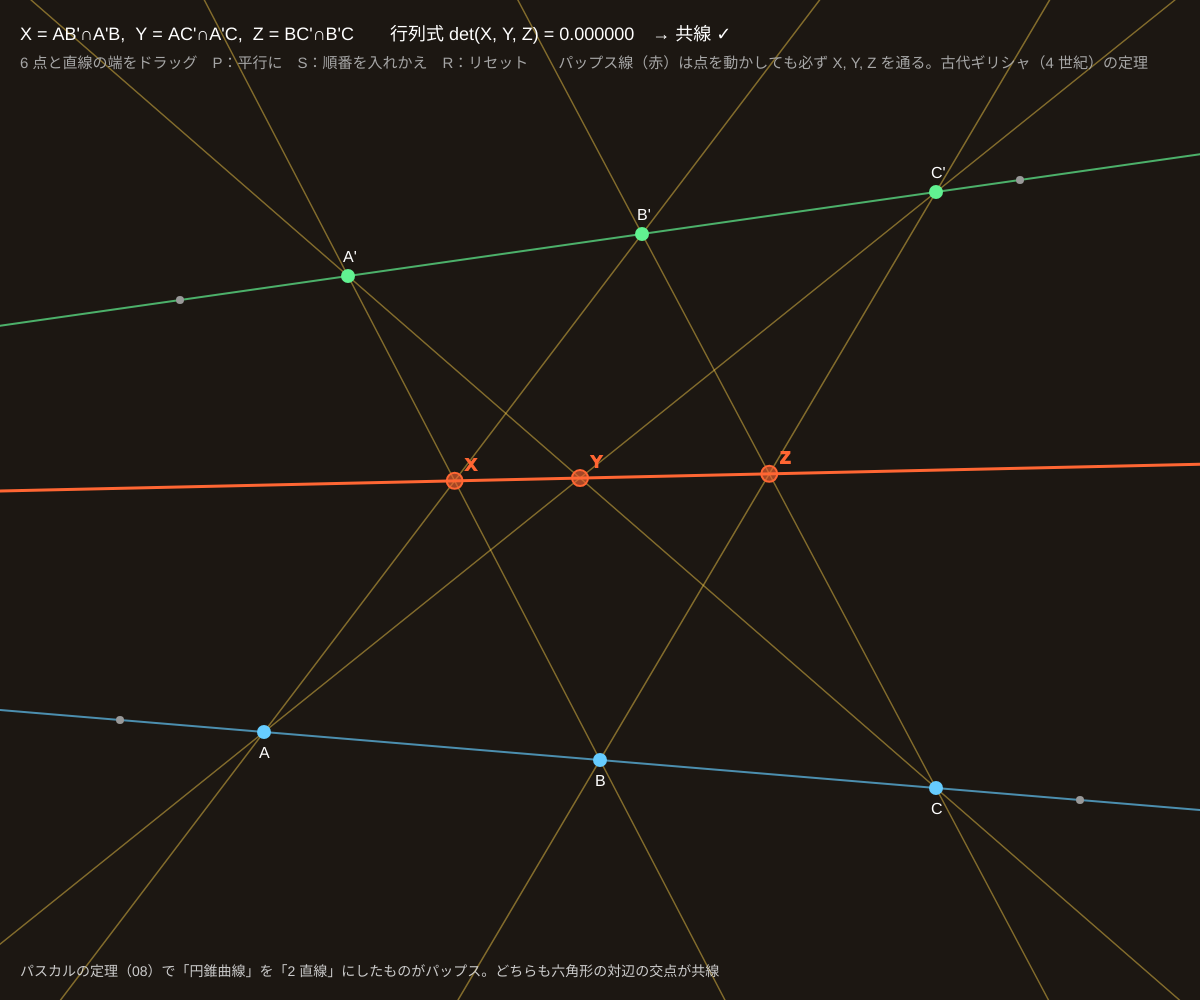
Frame 1 (no input)
Frame 60 (no input): identical to frame 1, image omitted
Frame 120 (the mouse pressed at the canvas centre since frame 60): identical to frame 1, image omitted

The p5.js sketch that drew this single still picture (run headless with seeded random() and noise() and a simulated clock; from frame 60 on, the mouse is pressed at the canvas centre):

// p5.js sketch
// ── sketch.js
// ============================================
// 07 パップスの定理
// 直線 l 上の 3 点 A, B, C と直線 m 上の 3 点 A', B', C'。交差結合の 3 交点
//   X = AB'∩A'B,  Y = AC'∩A'C,  Z = BC'∩B'C  は必ず 1 直線（パップス線）の上にある
//   l と m が平行でも、交点が無限遠に飛んでも成り立つ（同次座標なら何も特別扱いしなくてよい）
// 6 点と直線の端をドラッグ / P = m を l と平行に / S = 点の順番を入れかえる / R = リセット
// ============================================

let la, lb, ma, mb;             // 直線 l, m の端
let tl = [0.15, 0.5, 0.85];     // ★ l 上の A, B, C の位置（0〜1）
let tm = [0.2, 0.55, 0.9];      // ★ m 上の A', B', C' の位置
let handles = [], dragging = -1;

function setup() {
  createCanvas(windowWidth, windowHeight);
  colorMode(HSB, 360, 100, 100, 100);
  resetAll();
}
function resetAll() {
  la = { x: width * 0.1, y: height * 0.72 }; lb = { x: width * 0.9, y: height * 0.8 };
  ma = { x: width * 0.15, y: height * 0.3 }; mb = { x: width * 0.85, y: height * 0.18 };
  tl = [0.15, 0.5, 0.85]; tm = [0.2, 0.55, 0.9];
}
function on(a, b, t) { return { x: a.x + (b.x - a.x) * t, y: a.y + (b.y - a.y) * t }; }
function paramOf(a, b, mx, my) { let vx = b.x - a.x, vy = b.y - a.y, L2 = vx * vx + vy * vy || 1; return constrain(((mx - a.x) * vx + (my - a.y) * vy) / L2, -0.3, 1.3); }

function draw() {
  background(30, 35, 11);
  if (dragging >= 0) {
    if (dragging < 3) tl[dragging] = paramOf(la, lb, mouseX, mouseY);
    else if (dragging < 6) tm[dragging - 3] = paramOf(ma, mb, mouseX, mouseY);
    else { let h = [la, lb, ma, mb][dragging - 6]; h.x = mouseX; h.y = mouseY; }
  }
  let P = tl.map((t) => on(la, lb, t)), Q = tm.map((t) => on(ma, mb, t));
  // 交差結合
  let X = hCross(lineThrough(P[0], Q[1]), lineThrough(Q[0], P[1]));
  let Y = hCross(lineThrough(P[0], Q[2]), lineThrough(Q[0], P[2]));
  let Z = hCross(lineThrough(P[1], Q[2]), lineThrough(Q[1], P[2]));
  let pappus = hCross(X, Y);
  let det = hDet(hUnit(X), hUnit(Y), hUnit(Z));
  let lm = hCross(lineThrough(la, lb), lineThrough(ma, mb));

  // 直線 l, m
  stroke(200, 60, 95, 70); strokeWeight(2); drawHLine(lineThrough(la, lb));
  stroke(140, 60, 95, 70); drawHLine(lineThrough(ma, mb));
  // 結合線（6 本）
  stroke(45, 70, 100, 45); strokeWeight(1.5);
  for (let [i, j] of [[0, 1], [1, 0], [0, 2], [2, 0], [1, 2], [2, 1]]) drawHLine(lineThrough(P[i], Q[j]));
  // パップス線
  stroke(15, 80, 100); strokeWeight(3); drawHLine(pappus);
  // 点
  noStroke(); textSize(16);
  let nm = ['A', 'B', 'C'];
  for (let i = 0; i < 3; i++) {
    fill(200, 60, 100); circle(P[i].x, P[i].y, 14); fill(0, 0, 100); text(nm[i], P[i].x - 5, P[i].y + 26);
    fill(140, 60, 95); circle(Q[i].x, Q[i].y, 14); fill(0, 0, 100); text(nm[i] + "'", Q[i].x - 5, Q[i].y - 14);
  }
  fill(0, 0, 60); for (let h of [la, lb, ma, mb]) circle(h.x, h.y, 8);
  stroke(15, 80, 100); strokeWeight(2); fill(15, 80, 100, 60);
  drawHPoint(X, 16, 'X'); drawHPoint(Y, 16, 'Y'); drawHPoint(Z, 16, 'Z');
  // l と m の交点（参考）
  noStroke(); fill(0, 0, 100, 50); stroke(0, 0, 100, 50); strokeWeight(1); drawHPoint(lm, 10, 'l∩m');

  noStroke(); fill(0, 0, 100); textSize(18);
  text('X = AB\'∩A\'B,  Y = AC\'∩A\'C,  Z = BC\'∩B\'C　　行列式 det(X, Y, Z) = ' + nf(det, 1, 6) + '　→ ' + (Math.abs(det) < 1e-4 ? '共線 ✓' : '…') + (isFar(lm) ? '　（l ∥ m）' : ''), 20, 40);
  fill(0, 0, 65); textSize(15);
  text('6 点と直線の端をドラッグ　P：平行に　S：順番を入れかえ　R：リセット　　パップス線（赤）は点を動かしても必ず X, Y, Z を通る。古代ギリシャ（4 世紀）の定理', 20, 68);
  fill(0, 0, 80); textSize(14);
  text('パスカルの定理（08）で「円錐曲線」を「2 直線」にしたものがパップス。どちらも六角形の対辺の交点が共線', 20, height - 24);
}

function mousePressed() {
  handles = [...tl.map((t) => on(la, lb, t)), ...tm.map((t) => on(ma, mb, t)), la, lb, ma, mb];
  dragging = nearestHandle(handles, mouseX, mouseY, 26);
}
function mouseReleased() { dragging = -1; }
function keyPressed() {
  if (key === 'p' || key === 'P') { let d = { x: lb.x - la.x, y: lb.y - la.y }; mb = { x: ma.x + d.x * 0.8, y: ma.y + d.y * 0.8 }; }
  if (key === 's' || key === 'S') tm = [tm[1], tm[2], tm[0]];
  if (key === 'r' || key === 'R') resetAll();
}

// ---------- やってみよう ----------
// 1. P で平行にしてから B' を動かす。X, Y, Z のどれかが無限遠に飛ぶ位置を探そう（矢印が出る）
// 2. S で A', B', C' の順番を変えると別のパップス線ができる。3 通りのパップス線は 1 点で交わる？（そうなる配置を探そう）
// 3. 6 点を 1 つの六角形 A B' C A' B C' の順につなぐと、X, Y, Z は「対辺の交点」。08 のパスカルと同じ形の定理
// 4. l と m を同じ直線にすると？（退化）。定理の条件を読み直してみよう

// ==================================================
// ここから下は「射影幾何の道具」（同次座標・外積・行列・ホモグラフィ）
// （中身は読まなくても OK。消さないでね）
// ==================================================

// 同次座標の点 [x, y, w]。w = 1 ならふつうの点 (x, y)、w = 0 なら「方向 (x, y) の無限遠点」
function hPt(x, y, w) { return [x, y, w === undefined ? 1 : w]; }
// 外積。2 点 → それを通る直線 [a, b, c]（ax + by + cw = 0）／ 2 直線 → その交点。どちらも同じ式！
function hCross(p, q) {
  return [p[1] * q[2] - p[2] * q[1], p[2] * q[0] - p[0] * q[2], p[0] * q[1] - p[1] * q[0]];
}
// 内積。点と直線で 0 なら「点が直線の上にある」
function hDot(p, q) { return p[0] * q[0] + p[1] * q[1] + p[2] * q[2]; }
// 3 つの点（または直線）の行列式。0 なら共線（共点）
function hDet(p, q, r) { return hDot(p, hCross(q, r)); }
// 長さを 1 にそろえる（表示用。射影的には同じ点・同じ直線）
function hUnit(p) { let m = Math.hypot(p[0], p[1], p[2]) || 1; return [p[0] / m, p[1] / m, p[2] / m]; }
// 無限遠（または画面からはるか遠く）にあるか
function isFar(p) { return Math.abs(p[2]) * 1e5 < Math.hypot(p[0], p[1]); }
// 同次座標 → 画面の点 {x, y}（無限遠なら null）
function toXY(p) { return isFar(p) ? null : { x: p[0] / p[2], y: p[1] / p[2] }; }
// 2 点 {x, y} を通る直線
function lineThrough(a, b) { return hCross(hPt(a.x, a.y), hPt(b.x, b.y)); }
// 1 直線上の 4 点の複比 (P1,P2;P3,P4)。X, Y はその直線上の基準 2 点（無限遠点があっても計算できる）
function crossRatioH(P1, P2, P3, P4, X, Y) {
  let n = hCross(X, Y), nn = hDot(n, n) || 1;
  let lm = (P) => [hDot(hCross(P, Y), n) / nn, hDot(hCross(X, P), n) / nn];
  let [l1, m1] = lm(P1), [l2, m2] = lm(P2), [l3, m3] = lm(P3), [l4, m4] = lm(P4);
  let num = (l1 * m3 - l3 * m1) * (l2 * m4 - l4 * m2), den = (l2 * m3 - l3 * m2) * (l1 * m4 - l4 * m1);
  return Math.abs(den) < 1e-12 ? NaN : num / den;
}

// 直線 [a, b, c] を枠（省略すると画面全体）いっぱいに描く
function drawHLine(l, box) {
  let [x0, y0, x1, y1] = box || [0, 0, width, height], cand = [];
  for (let e of [[1, 0, -x0], [1, 0, -x1], [0, 1, -y0], [0, 1, -y1]]) {
    let p = toXY(hCross(l, e));
    if (p && p.x > x0 - 1 && p.x < x1 + 1 && p.y > y0 - 1 && p.y < y1 + 1) cand.push(p);
  }
  if (cand.length < 2) return;
  let best = null, bd = -1;
  for (let i = 0; i < cand.length; i++) for (let j = i + 1; j < cand.length; j++) {
    let d = Math.hypot(cand[i].x - cand[j].x, cand[i].y - cand[j].y);
    if (d > bd) { bd = d; best = [cand[i], cand[j]]; }
  }
  line(best[0].x, best[0].y, best[1].x, best[1].y);
}
// 点を描く。ふつうの点なら丸、無限遠点なら枠のふちに「方向の矢印」（向かい合う 2 か所 = 同じ 1 点）
function drawHPoint(p, r, label, box) {
  let [x0, y0, x1, y1] = box || [0, 0, width, height];
  let q = toXY(p);
  if (q) { circle(q.x, q.y, r); if (label) text(label, q.x + r * 0.7, q.y - r * 0.7); return; }
  let dx = p[0], dy = p[1], m = Math.hypot(dx, dy) || 1; dx /= m; dy /= m;
  let cx = (x0 + x1) / 2, cy = (y0 + y1) / 2;
  for (let s of [1, -1]) {
    let ux = dx * s, uy = dy * s, t = Infinity;
    if (ux > 1e-9) t = Math.min(t, (x1 - 30 - cx) / ux); if (ux < -1e-9) t = Math.min(t, (x0 + 30 - cx) / ux);
    if (uy > 1e-9) t = Math.min(t, (y1 - 30 - cy) / uy); if (uy < -1e-9) t = Math.min(t, (y0 + 30 - cy) / uy);
    let x = cx + ux * t, y = cy + uy * t;
    push(); translate(x, y); rotate(Math.atan2(uy, ux));
    line(-r * 2.5, 0, r, 0); line(r, 0, 0, -r * 0.8); line(r, 0, 0, r * 0.8);
    pop();
    if (label) text(label + '∞', x - r * 2, y - r);
  }
}

// 3×3 行列（配列の配列）の道具
function mat3Mul(A, B) {
  let C = [[0, 0, 0], [0, 0, 0], [0, 0, 0]];
  for (let i = 0; i < 3; i++) for (let j = 0; j < 3; j++) for (let k = 0; k < 3; k++) C[i][j] += A[i][k] * B[k][j];
  return C;
}
function mat3Vec(M, v) { return [hDot(M[0], v), hDot(M[1], v), hDot(M[2], v)]; }
function mat3T(M) { return [[M[0][0], M[1][0], M[2][0]], [M[0][1], M[1][1], M[2][1]], [M[0][2], M[1][2], M[2][2]]]; }
function mat3Inv(M) {
  let [[a, b, c], [d, e, f], [g, h, i]] = M;
  let A = e * i - f * h, B = -(d * i - f * g), C = d * h - e * g;
  let det = a * A + b * B + c * C;
  if (Math.abs(det) < 1e-12) return null;
  return [[A / det, -(b * i - c * h) / det, (b * f - c * e) / det],
          [B / det, (a * i - c * g) / det, -(a * f - c * d) / det],
          [C / det, -(a * h - b * g) / det, (a * e - b * d) / det]];
}
// ガウスの消去法（部分ピボット）で A x = b を解く。解けなければ null
function solveLinear(A, b) {
  let n = b.length, M = A.map((r, i) => [...r, b[i]]);
  for (let c = 0; c < n; c++) {
    let p = c;
    for (let r = c + 1; r < n; r++) if (Math.abs(M[r][c]) > Math.abs(M[p][c])) p = r;
    if (Math.abs(M[p][c]) < 1e-12) return null;
    [M[c], M[p]] = [M[p], M[c]];
    for (let r = 0; r < n; r++) {
      if (r === c) continue;
      let f = M[r][c] / M[c][c];
      for (let k = c; k <= n; k++) M[r][k] -= f * M[c][k];
    }
  }
  return M.map((r, i) => r[n] / r[i]);
}
// 4 点の対応 src[i] → dst[i]（{x, y}）からホモグラフィ 3×3 を求める（h33 = 1 に固定、8 本の連立方程式）
function homographyFrom4(src, dst) {
  let A = [], b = [];
  for (let i = 0; i < 4; i++) {
    let x = src[i].x, y = src[i].y, u = dst[i].x, v = dst[i].y;
    A.push([x, y, 1, 0, 0, 0, -u * x, -u * y]); b.push(u);
    A.push([0, 0, 0, x, y, 1, -v * x, -v * y]); b.push(v);
  }
  let h = solveLinear(A, b);
  if (!h) return null;
  return [[h[0], h[1], h[2]], [h[3], h[4], h[5]], [h[6], h[7], 1]];
}
// ホモグラフィで点 {x, y} を写す（無限遠へ飛ぶなら null）
function applyH(H, p) { return toXY(mat3Vec(H, hPt(p.x, p.y))); }
// つかめる点のリスト（{x, y}）からマウスに近いものの番号。半径 r 以内になければ -1
function nearestHandle(list, mx, my, r) {
  let best = -1, bd = r;
  for (let i = 0; i < list.length; i++) {
    let d = Math.hypot(list[i].x - mx, list[i].y - my);
    if (d < bd) { bd = d; best = i; }
  }
  return best;
}
